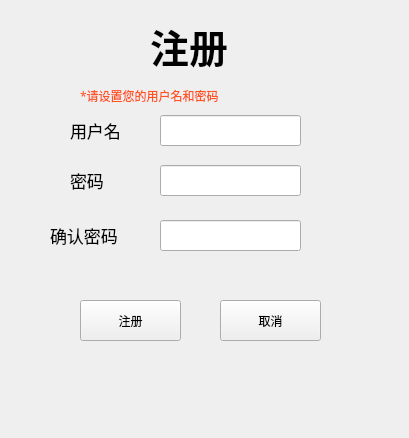
<?xml version="1.0" encoding="UTF-8"?>
<ui version="4.0">
 <class>RegForm</class>
 <widget class="QWidget" name="RegForm">
  <property name="geometry">
   <rect>
    <x>0</x>
    <y>0</y>
    <width>409</width>
    <height>438</height>
   </rect>
  </property>
  <property name="windowTitle">
   <string>Form</string>
  </property>
  <widget class="QLabel" name="label">
   <property name="geometry">
    <rect>
     <x>150</x>
     <y>10</y>
     <width>121</width>
     <height>71</height>
    </rect>
   </property>
   <property name="font">
    <font>
     <family>华光魏体_CNKI</family>
     <pointsize>29</pointsize>
     <weight>75</weight>
     <italic>false</italic>
     <bold>true</bold>
     <underline>false</underline>
    </font>
   </property>
   <property name="text">
    <string>注册</string>
   </property>
  </widget>
  <widget class="QLabel" name="label_2">
   <property name="geometry">
    <rect>
     <x>70</x>
     <y>110</y>
     <width>71</width>
     <height>41</height>
    </rect>
   </property>
   <property name="font">
    <font>
     <family>楷体</family>
     <pointsize>13</pointsize>
     <weight>50</weight>
     <bold>false</bold>
    </font>
   </property>
   <property name="text">
    <string>用户名</string>
   </property>
  </widget>
  <widget class="QLineEdit" name="userlineEdit">
   <property name="geometry">
    <rect>
     <x>160</x>
     <y>115</y>
     <width>141</width>
     <height>31</height>
    </rect>
   </property>
  </widget>
  <widget class="QLabel" name="label_3">
   <property name="geometry">
    <rect>
     <x>70</x>
     <y>160</y>
     <width>71</width>
     <height>41</height>
    </rect>
   </property>
   <property name="font">
    <font>
     <family>楷体</family>
     <pointsize>13</pointsize>
     <weight>50</weight>
     <bold>false</bold>
    </font>
   </property>
   <property name="text">
    <string>密码</string>
   </property>
  </widget>
  <widget class="QLineEdit" name="pwdlineEdit">
   <property name="geometry">
    <rect>
     <x>160</x>
     <y>165</y>
     <width>141</width>
     <height>31</height>
    </rect>
   </property>
  </widget>
  <widget class="QPushButton" name="ConButton">
   <property name="geometry">
    <rect>
     <x>80</x>
     <y>300</y>
     <width>101</width>
     <height>41</height>
    </rect>
   </property>
   <property name="text">
    <string>注册</string>
   </property>
  </widget>
  <widget class="QPushButton" name="CancalButton">
   <property name="geometry">
    <rect>
     <x>220</x>
     <y>300</y>
     <width>101</width>
     <height>41</height>
    </rect>
   </property>
   <property name="text">
    <string>取消</string>
   </property>
  </widget>
  <widget class="QLabel" name="label_4">
   <property name="geometry">
    <rect>
     <x>80</x>
     <y>80</y>
     <width>221</width>
     <height>31</height>
    </rect>
   </property>
   <property name="font">
    <font>
     <family>华光魏体_CNKI</family>
     <underline>false</underline>
    </font>
   </property>
   <property name="styleSheet">
    <string notr="true">color: rgb(255, 82, 29);</string>
   </property>
   <property name="text">
    <string>*请设置您的用户名和密码</string>
   </property>
  </widget>
  <widget class="QLabel" name="RegMessage">
   <property name="geometry">
    <rect>
     <x>80</x>
     <y>260</y>
     <width>221</width>
     <height>31</height>
    </rect>
   </property>
   <property name="font">
    <font>
     <family>华光魏体_CNKI</family>
     <underline>false</underline>
    </font>
   </property>
   <property name="styleSheet">
    <string notr="true">color: rgb(209, 71, 255);</string>
   </property>
   <property name="text">
    <string/>
   </property>
  </widget>
  <widget class="QLabel" name="label_5">
   <property name="geometry">
    <rect>
     <x>50</x>
     <y>215</y>
     <width>91</width>
     <height>41</height>
    </rect>
   </property>
   <property name="font">
    <font>
     <family>楷体</family>
     <pointsize>13</pointsize>
     <weight>50</weight>
     <bold>false</bold>
    </font>
   </property>
   <property name="text">
    <string>确认密码</string>
   </property>
  </widget>
  <widget class="QLineEdit" name="pwdlineEdit_2">
   <property name="geometry">
    <rect>
     <x>160</x>
     <y>220</y>
     <width>141</width>
     <height>31</height>
    </rect>
   </property>
  </widget>
 </widget>
 <resources/>
 <connections/>
</ui>
